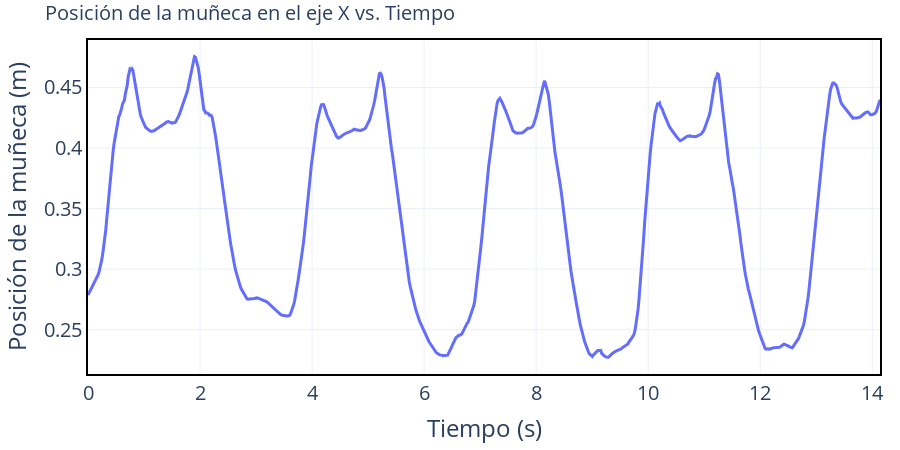

The notebook cell this image was saved under:
### Code cell
show_with_estetica(df['time'], df['rx_wrist'], x_name = 'Tiempo (s)', y_name = 'Posición de la muñeca (m)', title = 'Posición de la muñeca en el eje X vs. Tiempo')

### Figure 1 — Plotly figure (JSON) as saved in the notebook; plotly's stock layout.template omitted (floating-point values rounded to 4 significant figures; data arrays with more than 128 entries replaced by an {"elided": "..."} marker saying what was removed)
{"data": [{"line": {"width": 3}, "mode": "lines", "type": "scatter", "x": {"elided": "849 float values"}, "y": {"elided": "849 float values"}}], "layout": {"autosize": false, "font": {"size": 20}, "height": 450, "legend": {"bgcolor": "rgba(255,255,255,0.8)", "font": {"size": 18}, "orientation": "v", "x": 1, "xanchor": "right", "y": 0.99, "yanchor": "top"}, "margin": {"b": 20, "l": 20, "r": 20, "t": 40}, "plot_bgcolor": "white", "title": {"font": {"size": 20}, "text": "Posición de la muñeca en el eje X vs. Tiempo"}, "width": 900, "xaxis": {"linecolor": "black", "linewidth": 2, "mirror": true, "showgrid": true, "showline": true, "title": {"text": "Tiempo (s)"}}, "yaxis": {"linecolor": "black", "linewidth": 2, "mirror": true, "showgrid": true, "showline": true, "title": {"text": "Posición de la muñeca (m)"}}}}
